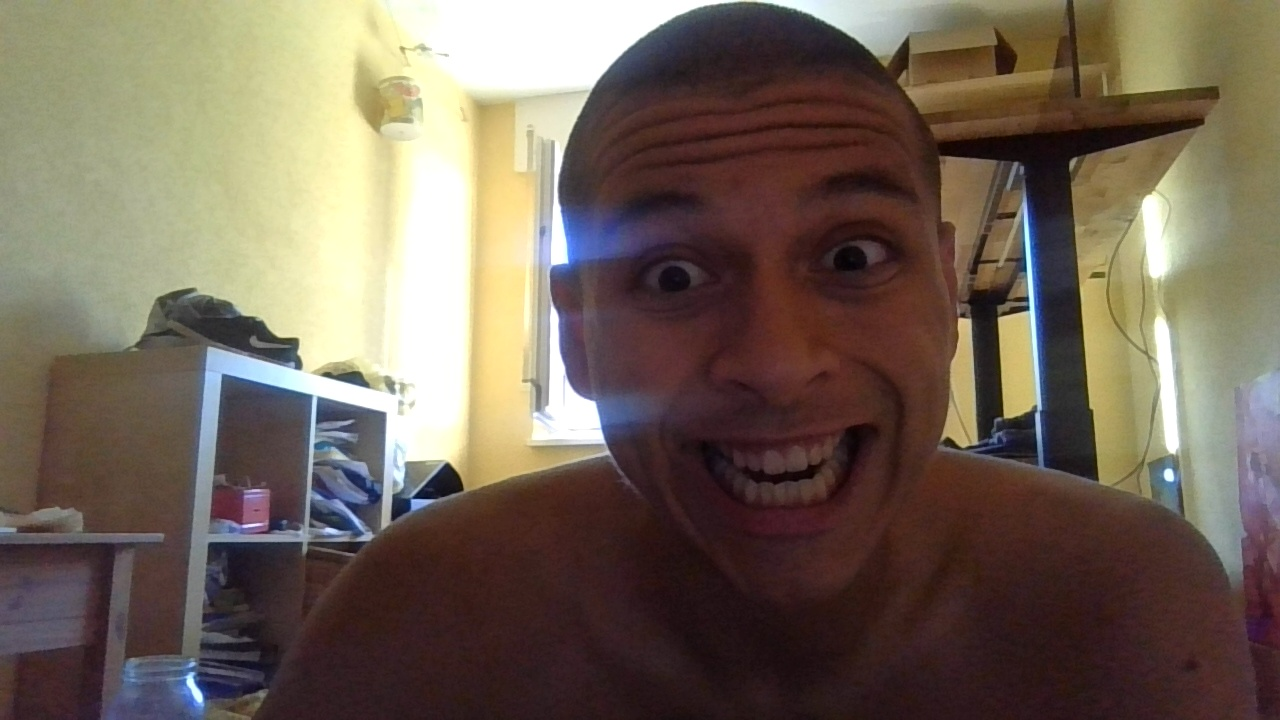
#> input picture Scripts/SocetsUnity/gotImage.jpg, 1280 x 720 px, given in place of the camera
$ python Contures.py
#> lines starting #> are read from the running program, lines starting #| are printed output that depends on the picture; after the words box and inside, x2 and y2 are one past the last pixel; in counts of white or black regions, pixels touching at a corner belong together
import cv2 as cv
import numpy as np


vid = cv.VideoCapture(0)

while True:
    _,img = vid.read()
#> img is the input picture: shape (720, 1280, 3); mean B, G, R 87.4, 101.1, 114.6
    img = cv.flip(img,1)
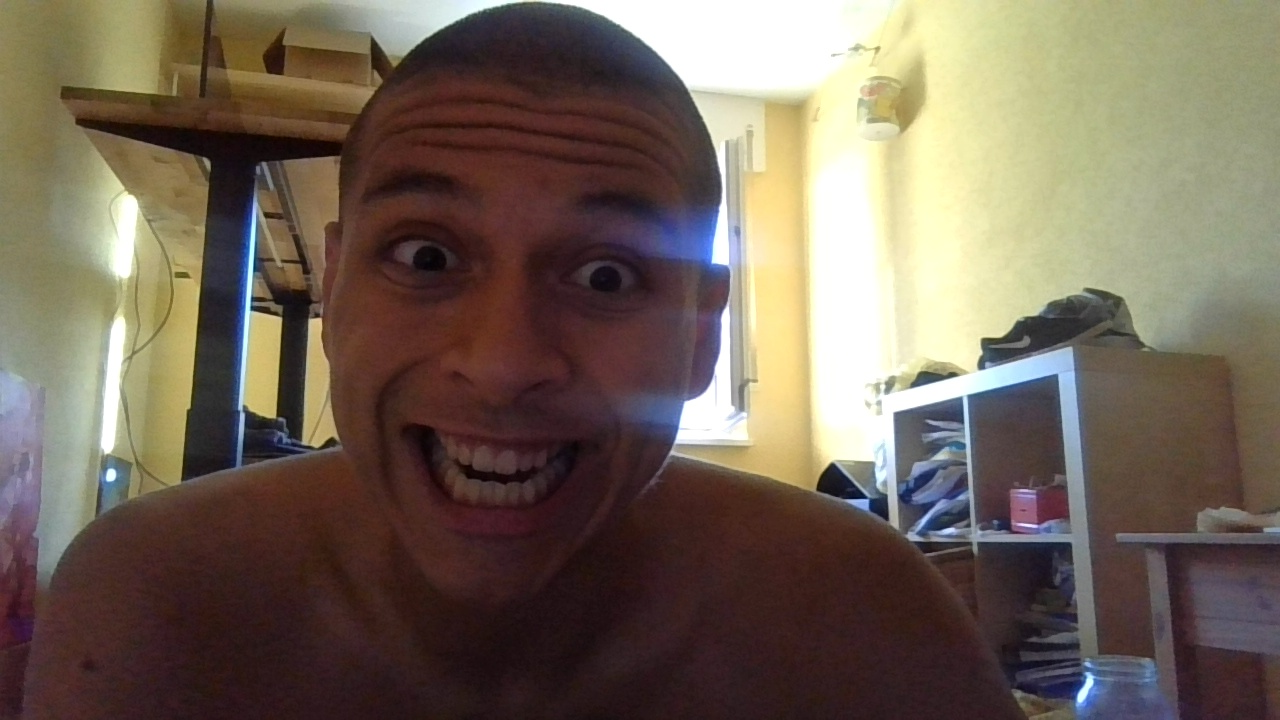
#> img: shape (720, 1280, 3); mean B, G, R 87.4, 101.1, 114.6
    imgg = cv.cvtColor(img,cv.COLOR_BGR2GRAY)
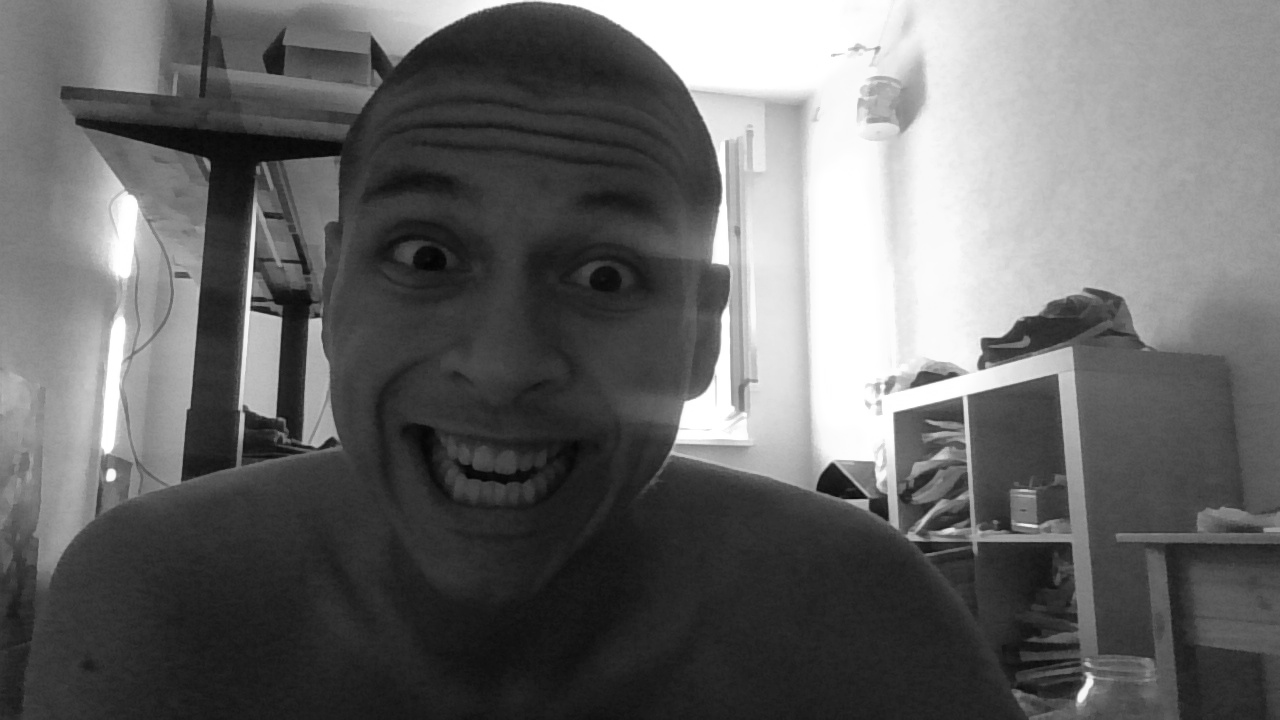
#> imgg: shape (720, 1280); min 2, max 255, mean 103.6
    _,imggg = cv.threshold(imgg,140,255,cv.THRESH_BINARY)
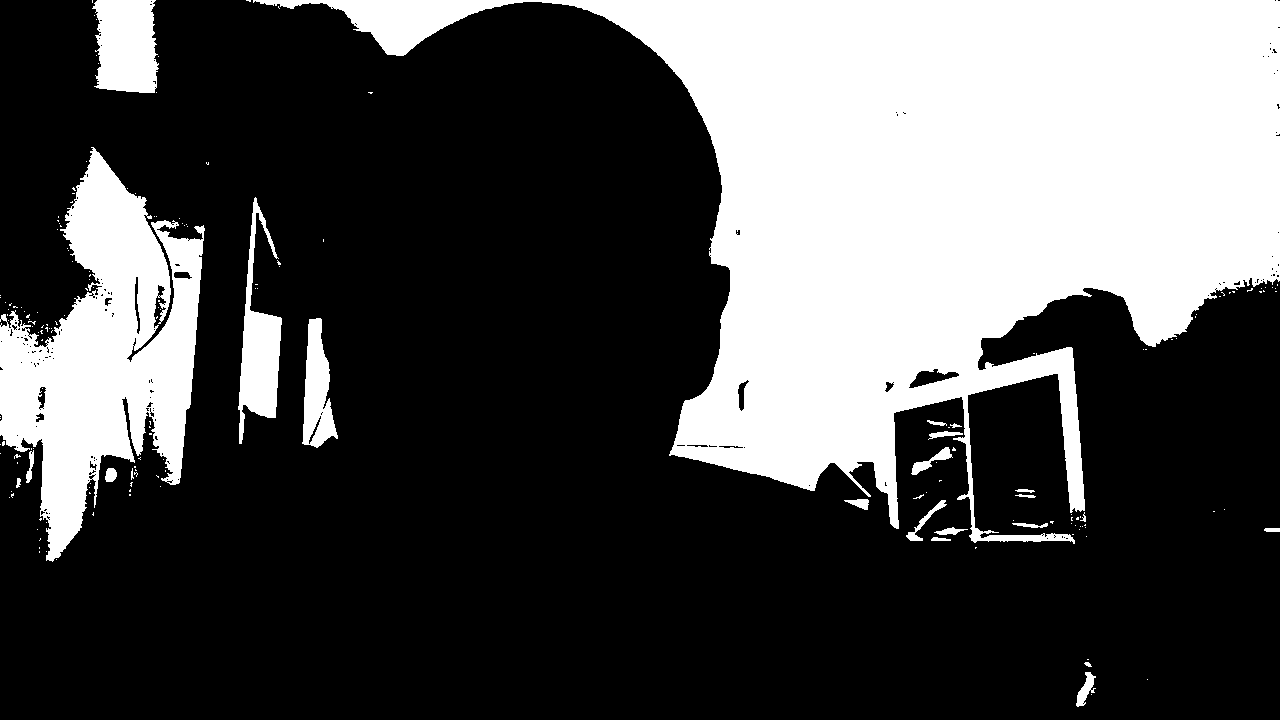
#> imggg: shape (720, 1280); 31.5% white; 183 white regions (159 under 20 px)

    conts,_h = cv.findContours(imggg,cv.RETR_EXTERNAL,cv.CHAIN_APPROX_NONE)
#> conts = 182 contours, 162 with area under 20; largest, box (x1, y1, x2, y2) and area: (253, 0, 1280, 544) 231474, (0, 147, 205, 562) 41938, (92, 0, 159, 93) 5079, (238, 197, 282, 444) 4323, (302, 318, 338, 448) 2684

    # [7 lines of commented-out code are left out]
    img = cv.drawContours(img,conts,-1,(1,10,60),4)
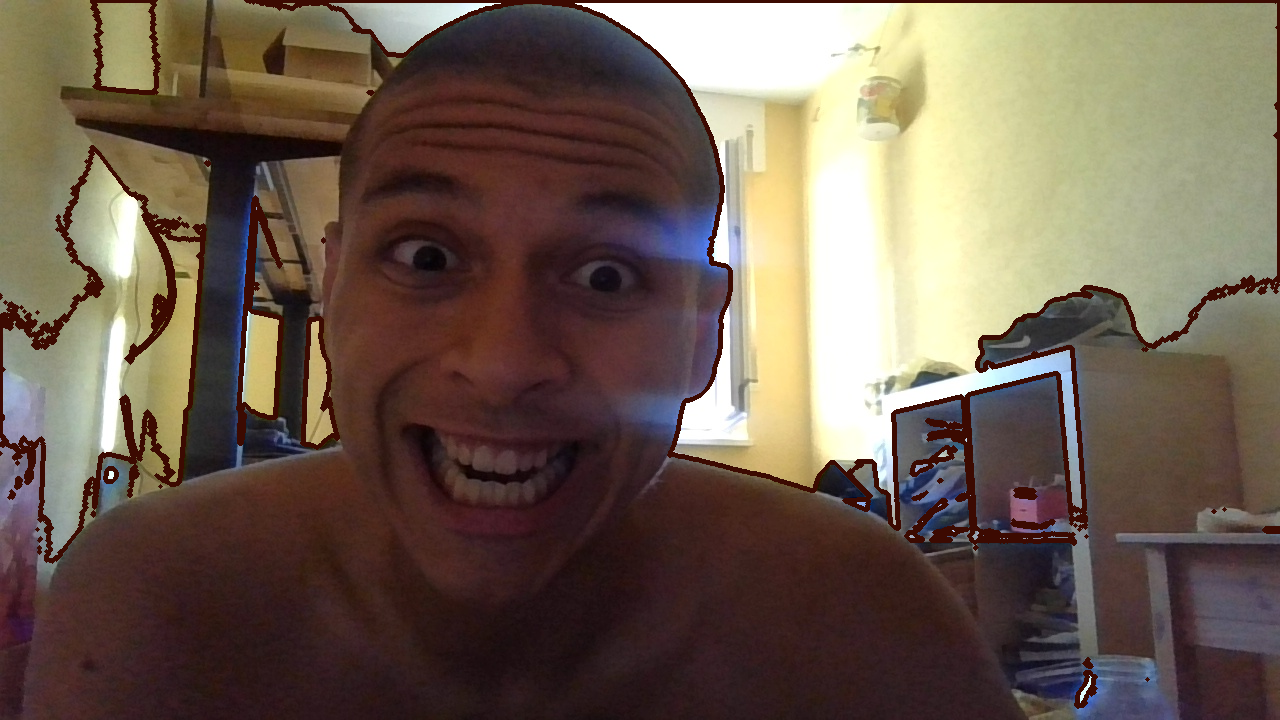
#> img: shape (720, 1280, 3); 4.34% of pixels changed, all inside (x1, y1, x2, y2) = (0, 0, 1280, 709)

    cv.imshow("Name2", img)
    # [9 lines of commented-out code are left out]


    if cv.waitKey(20) & 0xFF == ord('d'):
#> (key Esc is pressed here)
        break
